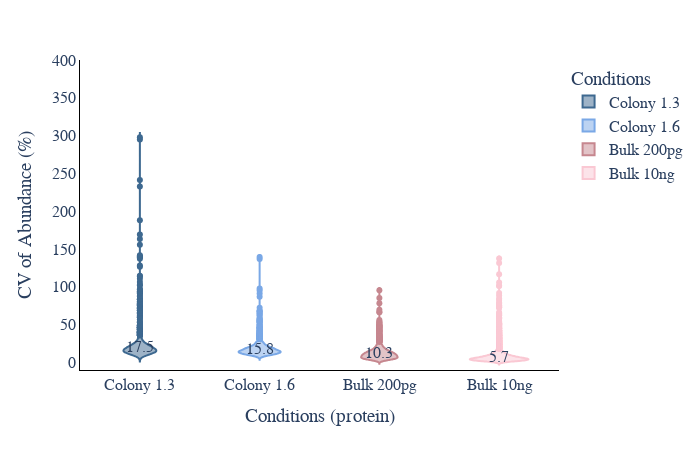

The notebook cell saved with this chart:
### Code cell
# CV violin plot
plot_options={    
        "median label": "True", #only works for total and MS2, can be found in CV_summary if you set WRITE_OUTPUT = True
        "box": False,
        "X Title": "Conditions (protein)",
        "Y Title": "CV of Abundance (%)",
        "color": ["#3E6990", "#7aa8e6","#C6878F", "#fac8d3","#AABD8C", "#E9E3B4",  "#F39B6D", "#C6878F", "pink",
                  "orange", "brown", "pink", "gray", "olive", "cyan", "black","red",
                  "yellow","green","blue","indigo","violet"],
        "width": 700,
        "height": 450,
        "font": dict(size=16, family="Arial black"),
        "ylimits": [-10, 400],
        "CV mode": "MS2",#grouped, total, MS2, grouped_stacked, stacked
        "Group By X": "Gradient Length", #ID_Mode does MS2 vs MBR
        "Group By Color": "Acquisition Mode",#ID_Mode does MS2 vs MBR
        "Group By Stack": "ID_Mode" #ID_Mode does MS2 vs MBR
    }
plot_options["plot_type"] = 1 # 1 is protein, 2 is peptide
figure, _, _ =CV_plots(data_obj, plot_options, saved_settings,username="20min")
figure.show()

### Figure 1 — Plotly figure (JSON) as saved in the notebook; plotly's stock layout.template omitted (floating-point values rounded to 4 significant figures; data arrays with more than 128 entries replaced by an {"elided": "..."} marker saying what was removed)
{"data": [{"alignmentgroup": "True", "box": {"visible": false}, "hovertemplate": "Conditions=%{x}<br>CV=%{y}<extra></extra>", "legendgroup": "Colony 1.3", "marker": {"color": "#3E6990"}, "name": "Colony 1.3", "offsetgroup": "Colony 1.3", "orientation": "v", "scalegroup": "True", "showlegend": true, "type": "violin", "x": {"elided": "1470 str values"}, "x0": " ", "xaxis": "x", "y": {"elided": "1470 float values"}, "y0": " ", "yaxis": "y"}, {"alignmentgroup": "True", "box": {"visible": false}, "hovertemplate": "Conditions=%{x}<br>CV=%{y}<extra></extra>", "legendgroup": "Colony 1.6", "marker": {"color": "#7aa8e6"}, "name": "Colony 1.6", "offsetgroup": "Colony 1.6", "orientation": "v", "scalegroup": "True", "showlegend": true, "type": "violin", "x": {"elided": "1705 str values"}, "x0": " ", "xaxis": "x", "y": {"elided": "1705 float values"}, "y0": " ", "yaxis": "y"}, {"alignmentgroup": "True", "box": {"visible": false}, "hovertemplate": "Conditions=%{x}<br>CV=%{y}<extra></extra>", "legendgroup": "Bulk 200pg", "marker": {"color": "#C6878F"}, "name": "Bulk 200pg", "offsetgroup": "Bulk 200pg", "orientation": "v", "scalegroup": "True", "showlegend": true, "type": "violin", "x": {"elided": "2183 str values"}, "x0": " ", "xaxis": "x", "y": {"elided": "2183 float values"}, "y0": " ", "yaxis": "y"}, {"alignmentgroup": "True", "box": {"visible": false}, "hovertemplate": "Conditions=%{x}<br>CV=%{y}<extra></extra>", "legendgroup": "Bulk 10ng", "marker": {"color": "#fac8d3"}, "name": "Bulk 10ng", "offsetgroup": "Bulk 10ng", "orientation": "v", "scalegroup": "True", "showlegend": true, "type": "violin", "x": {"elided": "5842 str values"}, "x0": " ", "xaxis": "x", "y": {"elided": "5842 float values"}, "y0": " ", "yaxis": "y"}], "layout": {"annotations": [{"showarrow": false, "text": "5.7", "x": "Bulk 10ng", "y": 6.572}, {"showarrow": false, "text": "10.3", "x": "Bulk 200pg", "y": 11.86}, {"showarrow": false, "text": "17.5", "x": "Colony 1.3", "y": 20.17}, {"showarrow": false, "text": "15.8", "x": "Colony 1.6", "y": 18.12}], "font": {"family": "Arial black", "size": 16}, "height": 450, "legend": {"title": {"text": "Conditions"}, "tracegroupgap": 0}, "margin": {"t": 60}, "paper_bgcolor": "white", "plot_bgcolor": "white", "showlegend": true, "violinmode": "overlay", "width": 700, "xaxis": {"anchor": "y", "categoryarray": ["Colony 1.3", "Colony 1.6", "Bulk 200pg", "Bulk 10ng", "Reagent Blanks"], "categoryorder": "array", "domain": [0, 1], "linecolor": "black", "linewidth": 1, "showline": true, "title": {"text": "Conditions (protein)"}}, "yaxis": {"anchor": "x", "domain": [0, 1], "linecolor": "black", "linewidth": 1, "range": [-10, 400], "showline": true, "title": {"text": "CV of Abundance (%)"}}}}
